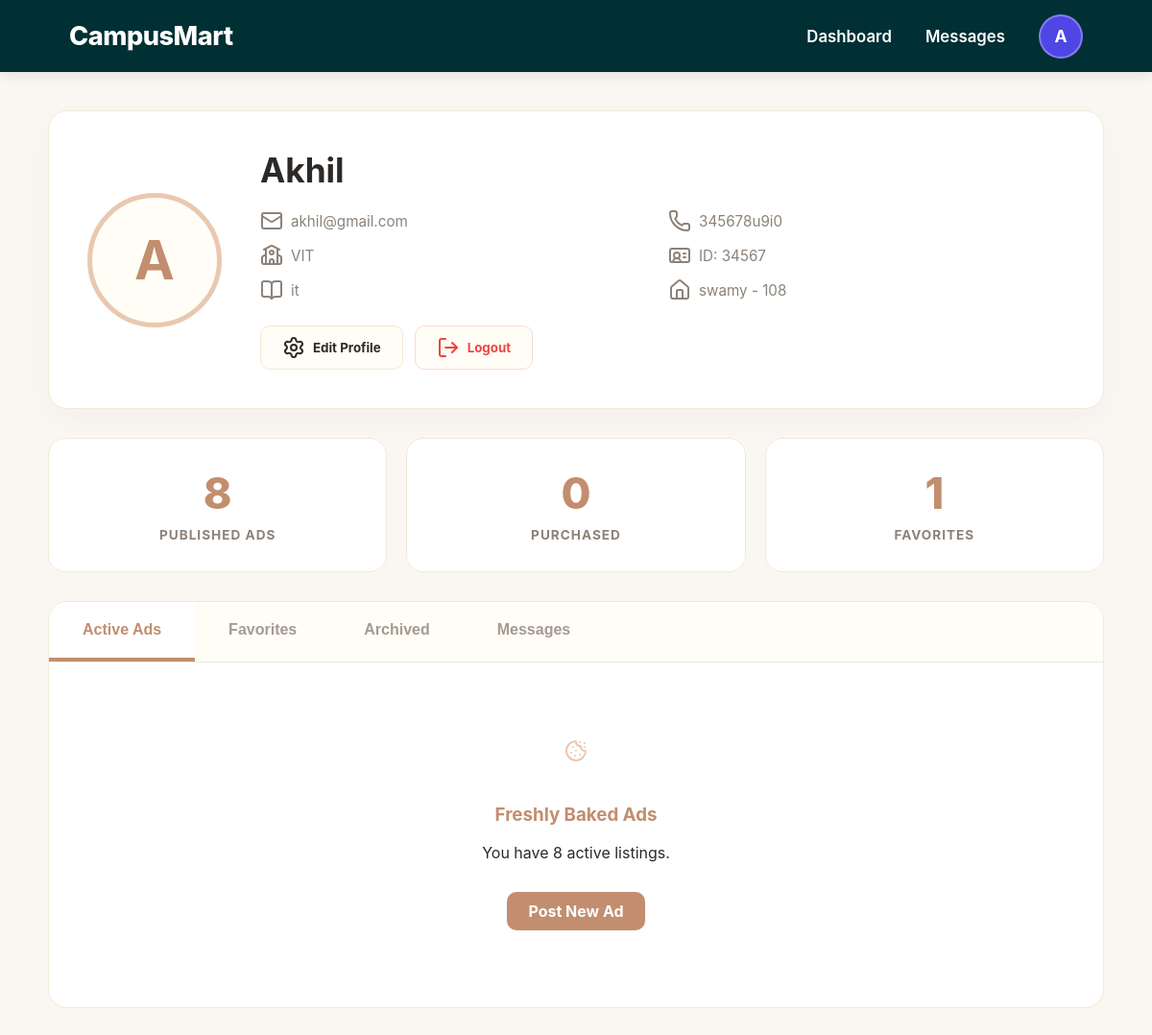
The app's page /user-details/ (signed in) with its own data.
### campusmart/marketplace/models.py (models this page shows, shortened)
class User(AbstractUser):
    USER_ROLES = (('user', 'User'), ('admin', 'Admin'))
    role = models.CharField(max_length=10, choices=USER_ROLES, default='user')
    name = models.CharField(max_length=150, blank=True)
    phone_number = models.CharField(max_length=15, blank=True, null=True)
    profile_image = models.ImageField(upload_to='profiles/', blank=True, null=True)
    bio = models.TextField(blank=True, null=True)
    college_name = models.CharField(max_length=255, blank=True, null=True)
    college_id = models.CharField(max_length=50, blank=True, null=True)
    branch = models.CharField(max_length=100, blank=True, null=True)
    hostel_block = models.CharField(max_length=50, blank=True, null=True)
    room_no = models.CharField(max_length=20, blank=True, null=True)
    is_admin_user = models.BooleanField(default=False)
    is_verified = models.BooleanField(default=False)
    is_blocked = models.BooleanField(default=False)
    otp_code = models.CharField(max_length=6, blank=True, null=True)
    otp_created_at = models.DateTimeField(blank=True, null=True)

### campusmart/marketplace/views.py (the view)
# urls.py: path('user-details/', views.user_details, name='user_details'),
@login_required
def user_details(request):
    user = request.user
    context = {
        'user': user,
        'published_count': Product.objects.filter(seller=user).count(),
        'purchased_count': Product.objects.filter(buyer=user, status='sold').count(),
        'user': user,
        'published_count': Product.objects.filter(seller=user).count(),
        'purchased_count': Product.objects.filter(buyer=user, status='sold').count(),
        'favorite_count': Favorite.objects.filter(user=user).count(),
        'favorites': Favorite.objects.filter(user=user).select_related('product'),
    }
    return render(request, 'user_details.html', context)

### campusmart/marketplace/templates/user_details.html (shortened to what this page needs)
{% load static %}
<!DOCTYPE html>
<html lang="en">
<head>
</head>
<body>
    <nav class="navbar">
        <div class="logo" onclick="location.href='{% url 'dashboard' %}'">CampusMart</div>
        <div class="nav-right">
            <a href="{% url 'dashboard' %}">Dashboard</a>
            <a href="{% url 'chat_system' %}">Messages</a>
            <div class="nav-avatar">{{ user.username.0|upper }}</div>
        </div>
    </nav>
    <div class="main-content">
        <div class="profile-card">
            <div class="profile-pic-large">{{ user.username.0|upper }}</div>
            <div style="flex-grow: 1;">
                <h1 style="margin:0; font-size: 2.2rem; color: var(--text-main);">{{ user.username|title }}</h1>
                <div class="campus-info-grid">
                    <div class="info-item"><i data-lucide="mail" size="16"></i> {{ user.email }}</div>
                    <div class="info-item"><i data-lucide="phone" size="16"></i> {{user.phone_number|default:"No Phone"}}</div>
                    <div class="info-item"><i data-lucide="school" size="16"></i> {{ user.college_name|default:"College Not Set" }}</div>
                    <div class="info-item"><i data-lucide="id-card" size="16"></i> ID: {{ user.college_id|default:"---" }}</div>
                    <div class="info-item"><i data-lucide="book-open" size="16"></i> {{ user.branch|default:"Branch" }}</div>
                    <div class="info-item"><i data-lucide="home" size="16"></i> {{ user.hostel_block|default:"Block" }} - {{ user.room_no|default:"Rm" }}</div>
                </div>
                <div class="action-btns">
                    <button class="btn" onclick="openModal()"><i data-lucide="settings" size="18"></i> Edit
                        Profile</button>
                    <form action="{% url 'logout' %}" method="POST" style="margin: 0;">
                        <button type="submit" class="btn btn-logout">
                            <i data-lucide="log-out" size="18"></i> Logout
                        </button>
                    </form>
                </div>
            </div>
        </div>
        <div class="stats-grid">
            <div class="stat-card">
                <h2>{{ published_count|default:"0" }}</h2>
                <p>Published Ads</p>
            </div>
            <div class="stat-card">
                <h2>{{ purchased_count|default:"0" }}</h2>
                <p>Purchased</p>
            </div>
            <div class="stat-card">
                <h2>{{ favorite_count|default:"0" }}</h2>
                <p>Favorites</p>
            </div>
        </div>
        <div class="tabs-container">
            <div class="tabs-nav">
                <button class="tab-btn active" onclick="switchTab(event, 'active-ads')">Active Ads</button>
                <button class="tab-btn" onclick="switchTab(event, 'favorites')">Favorites</button>
                <button class="tab-btn" onclick="switchTab(event, 'archived')">Archived</button>
                <button class="tab-btn" onclick="location.href='{% url 'chat_system' %}'">Messages</button>
            </div>
            <div id="active-ads" class="tab-content active">
                <i data-lucide="cookie" size="64" style="color: var(--accent-warm); margin-bottom: 20px;"></i>
                <h3 style="color: var(--stat-val);">Freshly Baked Ads</h3>
                {% if published_count > 0 %}
                <p>You have {{ published_count }} active listings.</p>
                {% else %}
                <p>You haven't posted any items yet.</p>
                {% endif %}
                <a href="{% url 'upload_product' %}" class="btn"
                    style="display:inline-flex; margin-top:15px; background: var(--stat-val); color: white; border: none;">Post
                    New Ad</a>
            </div>
        </div>
    </div>
</body>
</html>

### campusmart/marketplace/templates/user_details.html (style rules this page uses)
:root { --nav-bg: #002f34; --bg-body: #FAF7F2; --card-bg: #FFFFFF; --accent-warm: #EAC8AF; --accent-indigo: #4f46e5; --text-main: #2D2926; --border-soft: #F0EAD6; --stat-val: #C28E6F; --danger: #ef4444; }
body { font-family: 'Inter', system-ui, -apple-system, sans-serif; background-color: var(--bg-body); margin: 0; color: var(--text-main); }
.navbar { background-color: var(--nav-bg); height: 75px; padding: 0 6%; display: flex; justify-content: space-between; align-items: center; color: white; position: sticky; top: 0; z-index: 1000; box-shadow: 0 4px 12px rgba(0, 0, 0, 0.08); }
.logo { font-size: 1.7rem; font-weight: 800; cursor: pointer; letter-spacing: -0.5px; }
.nav-right { display: flex; gap: 35px; align-items: center; }
.nav-right a { color: white; text-decoration: none; font-weight: 600; font-size: 1.05rem; transition: 0.2s; }
.nav-avatar { width: 42px; height: 42px; background: var(--accent-indigo); border-radius: 50%; display: flex; align-items: center; justify-content: center; font-weight: bold; border: 2px solid rgba(255, 255, 255, 0.3); font-size: 1.1rem; }
.main-content { max-width: 1100px; margin: 40px auto; padding: 0 20px; }
.profile-card { background: var(--card-bg); border-radius: 20px; padding: 40px; display: flex; align-items: center; gap: 40px; box-shadow: 0 10px 30px rgba(0, 0, 0, 0.03); border: 1px solid var(--border-soft); }
.profile-pic-large { width: 130px; height: 130px; background: #FFFDF5; color: var(--stat-val); border-radius: 50%; display: flex; align-items: center; justify-content: center; font-size: 3.5rem; font-weight: 700; border: 5px solid var(--accent-warm); }
.campus-info-grid { display: grid; grid-template-columns: 1fr 1fr; gap: 12px; margin-top: 20px; font-size: 0.95rem; color: #8C8279; }
.info-item { display: flex; align-items: center; gap: 8px; }
.action-btns { display: flex; gap: 12px; margin-top: 25px; align-items: center; }
.btn { padding: 10px 22px; border-radius: 10px; font-weight: 700; cursor: pointer; display: flex; align-items: center; gap: 8px; transition: 0.3s; border: 1px solid var(--border-soft); background: #FFFDF5; text-decoration: none; color: var(--text-main); font-family: inherit; }
.btn-logout { color: var(--danger); border-color: #FADBD8; background: #FFFDF5; }
.stats-grid { display: grid; grid-template-columns: repeat(3, 1fr); gap: 20px; margin: 30px 0; }
.stat-card { background: var(--card-bg); padding: 30px 20px; border-radius: 18px; text-align: center; border: 1.5px solid var(--border-soft); }
.stat-card h2 { font-size: 2.8rem; margin: 0; color: var(--stat-val); font-weight: 800; }
.stat-card p { margin: 8px 0 0; color: #8C8279; font-size: 0.85rem; text-transform: uppercase; font-weight: 700; letter-spacing: 1px; }
.tabs-container { background: var(--card-bg); border-radius: 20px; border: 1px solid var(--border-soft); overflow: hidden; }
.tabs-nav { display: flex; background: #FFFDF5; border-bottom: 1px solid var(--border-soft); }
.tab-btn { padding: 20px 35px; font-weight: 700; font-size: 1rem; color: #A39B94; cursor: pointer; border: none; background: none; border-bottom: 4px solid transparent; }
.tab-btn.active { color: var(--stat-val); border-bottom-color: var(--stat-val); background: white; }
.tab-content { padding: 80px 20px; text-align: center; display: none; }
.tab-content.active { display: block; }

### records on screen
User: username.0 "A", username "Akhil", email "akhil@gmail.com", phone_number "345678u9i0", college_name "VIT", college_id "34567", branch "it", hostel_block "swamy", room_no "108"

### other values on screen
{{ published_count|default:"0" }} "8"
{{ purchased_count|default:"0" }} "0"
{{ favorite_count|default:"0" }} "1"
{{ published_count }} "8"
